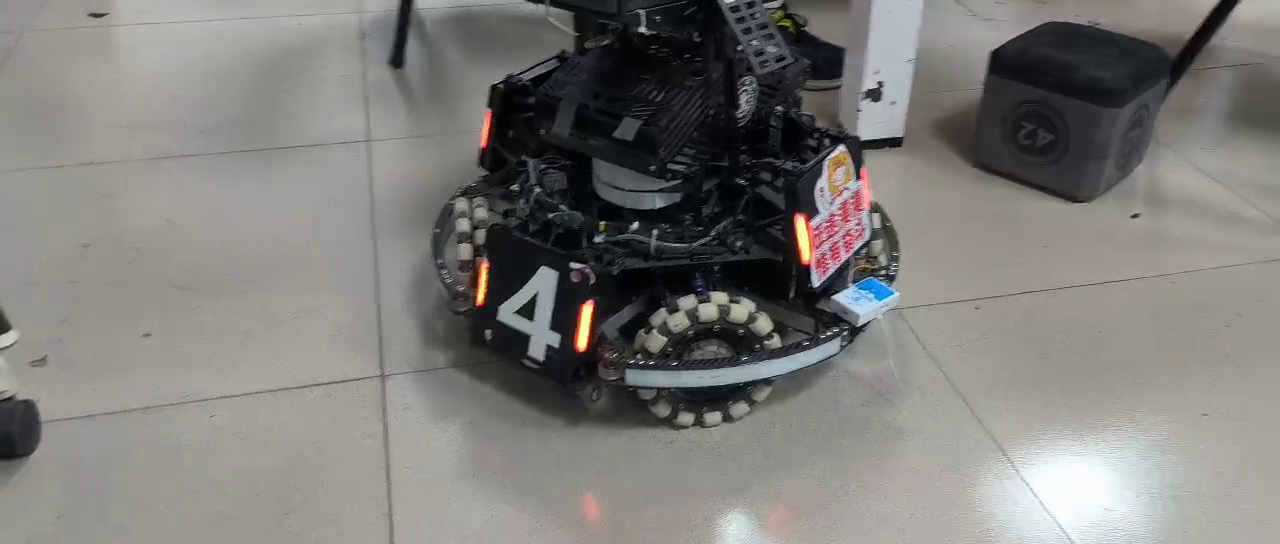
//> input picture frame 19 of RMV04-zhnaghaoyue-2234213949/task_1/images/red.mp4, 1280 x 544 px
$ ./main_self_1   (built with g++ and OpenCV 4)
//> lines starting //> are read from the running program, lines starting //| are printed output that depends on the picture; after the words box and inside, x2 and y2 are one past the last pixel; in counts of white or black regions, pixels touching at a corner belong together
//初版识别
#include <opencv2/opencv.hpp>
#include <iostream>
using namespace cv;
void image_process_gray(Mat&);
void image_process_hsv(Mat&);
void image_process_RBG(Mat& );
int main() {
    // 打开视频文件
    //cv::VideoCapture cap("task/images/blue.mp4");
    cv::VideoCapture cap("../images/red.mp4");

    // 检查视频是否成功打开
    if (!cap.isOpened()) {
        std::cerr << "Error: Cannot open video file!" << std::endl;
        return -1;
    }

    // 循环读取视频帧
    cv::Mat frame;
    while (true) {
        // 从视频中读取一帧
        bool isSuccess = cap.read(frame);
//> frame is the input picture: 544 rows x 1280 cols, CV_8UC3; mean B, G, R 120.3, 123.3, 125.2

        // 如果无法读取，退出循环
        if (!isSuccess) {
            std::cout << "Video has ended or cannot read the frame" << std::endl;
            break;
        }
        image_process_gray(frame);
        // 在窗口中显示当前帧
        //cv::imshow("Video Frame", frame);

        // 等待按键，如果按下 'q' 键退出
        if (cv::waitKey(100) == 'q') {
            break;
        }
    }

    // 释放资源
    cap.release();
    cv::destroyAllWindows();

    return 0;
}


void image_process_gray(Mat& image){
     // 2. 转换为灰度图像
    cv::Mat grayImage;
    cv::cvtColor(image, grayImage, cv::COLOR_BGR2GRAY);

    // 3. 二值化处理
    // 使用固定阈值
    cv::Mat binaryImage;
    double thresholdValue = 190; // 阈值，根据实际情况调整
    cv::threshold(grayImage, binaryImage, thresholdValue, 255, cv::THRESH_BINARY);
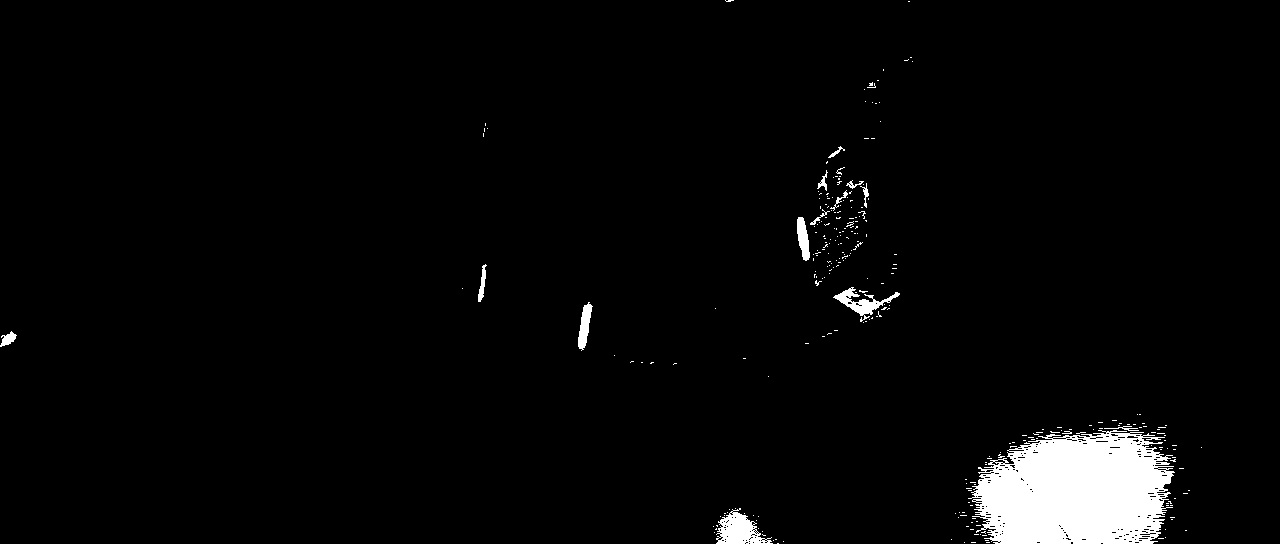
//> binaryImage: 544 rows x 1280 cols, CV_8UC1; 3.2% white; 283 white regions (268 under 20 px), largest, box (x1, y1, x2, y2) and area: (968, 430, 1175, 544) 18095, (716, 508, 773, 544) 1072, (833, 287, 900, 322) 667
    // [30 lines of commented-out code are left out]
    cv::Mat adaptiveBinaryImage;
    cv::adaptiveThreshold(grayImage, adaptiveBinaryImage, 255,
                          cv::ADAPTIVE_THRESH_GAUSSIAN_C,
                          cv::THRESH_BINARY, 11, 2);
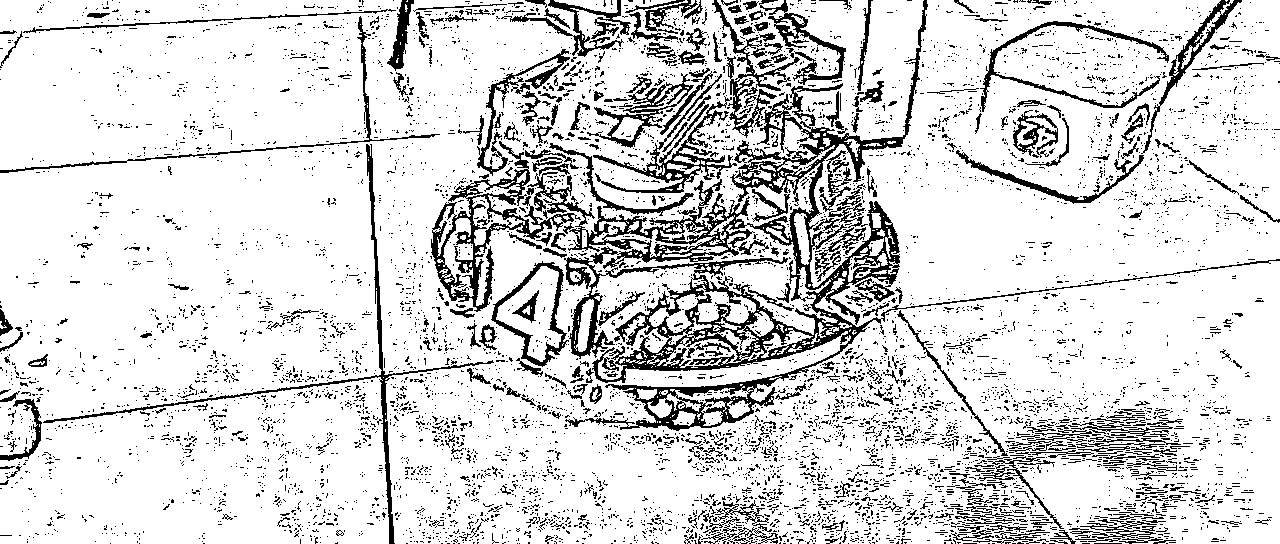
//> adaptiveBinaryImage: 544 rows x 1280 cols, CV_8UC1; 84.8% white; black in thin lines or dots
    //countings_finding
    cv::GaussianBlur(adaptiveBinaryImage, adaptiveBinaryImage, cv::Size(5, 5), 0); // 平滑处理
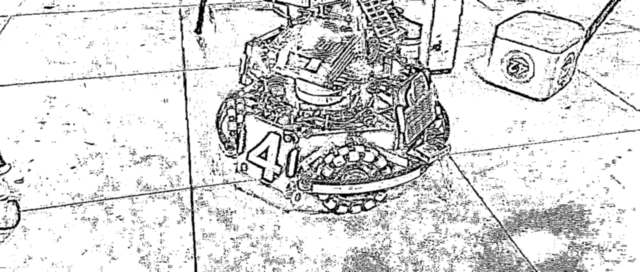
//> adaptiveBinaryImage: 544 rows x 1280 cols, CV_8UC1 (shown at 1/2 size); min 0, max 255, mean 216.3
    cv::Mat edges;

    cv::Canny(adaptiveBinaryImage, edges, 50, 150); // 使用 Canny 边缘检测
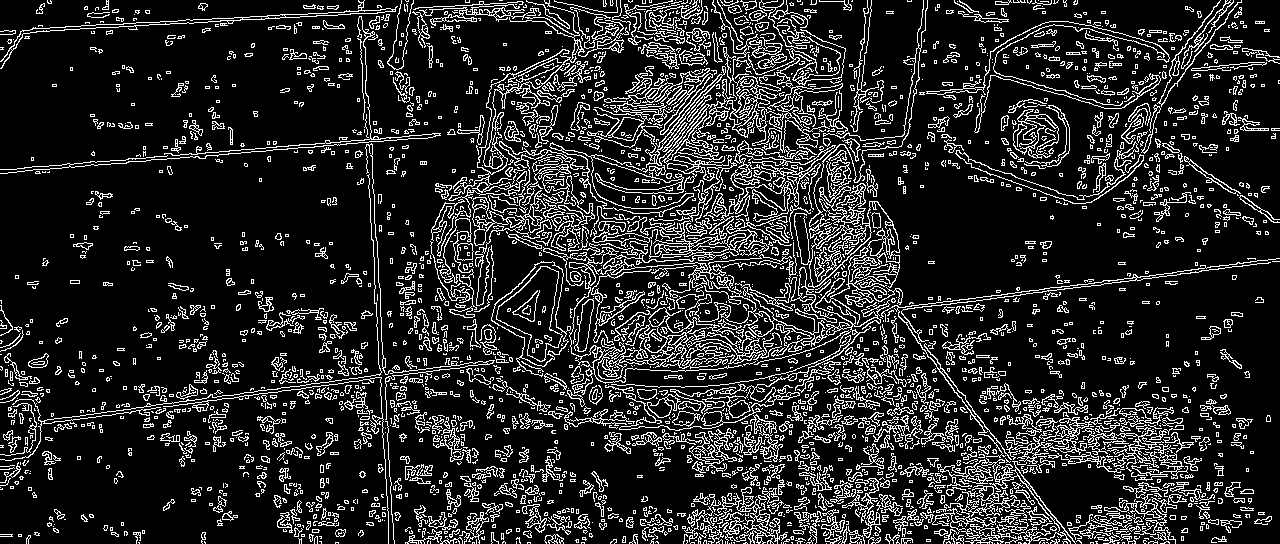
//> edges: 544 rows x 1280 cols, CV_8UC1; 15.6% white in thin lines or dots

    std::vector<std::vector<cv::Point>> contours;
    cv::findContours(edges, contours, cv::RETR_EXTERNAL, cv::CHAIN_APPROX_SIMPLE);
//> contours = 3097 contours, 2538 with area under 20; largest, box (x1, y1, x2, y2) and area: (543, 140, 903, 431) 25292, (587, 0, 846, 229) 8283, (491, 261, 571, 377) 4684, (430, 0, 629, 310) 2957, (472, 190, 558, 254) 1382

    for (const auto& contour : contours) {
       cv::RotatedRect rotatedRect = cv::minAreaRect(contour); // 获取最小外接矩形

        // 计算长宽比
        double width = rotatedRect.size.width;
        double height = rotatedRect.size.height;
        double aspectRatio = std::max(width, height) / std::min(width, height);

        // 过滤条件
        if (aspectRatio > 2.0 && aspectRatio < 5.0 && rotatedRect.size.area() > 100) {
            // 绘制旋转矩形
            cv::Point2f vertices[4];
            rotatedRect.points(vertices);
            for (int i = 0; i < 4; i++) {
                cv::line(adaptiveBinaryImage, vertices[i], vertices[(i + 1) % 4], cv::Scalar(0, 255, 0), 2); // 绿色框
            }
        }
    }
//> this loop made 3097 passes
//> (rotatedRect, width, height, aspectRatio) on passes 8 to 13: (centre (1123, 542.5), size (1, 2), angle -90, 1, 2, 2), (centre (1118, 542.5), size (1, 2), angle -90, 1, 2, 2), (centre (1091.5, 542.5), size (1, 3), angle -90, 1, 3, 3), (centre (1047.1, 542.3), size (0.4, 2.2), angle -63.4, 0.447, 2.24, 5), (centre (1043, 542.5), size (1, 2), angle -90, 1, 2, 2), (centre (1024.5, 542.5), size (1, 3), angle -90, 1, 3, 3)
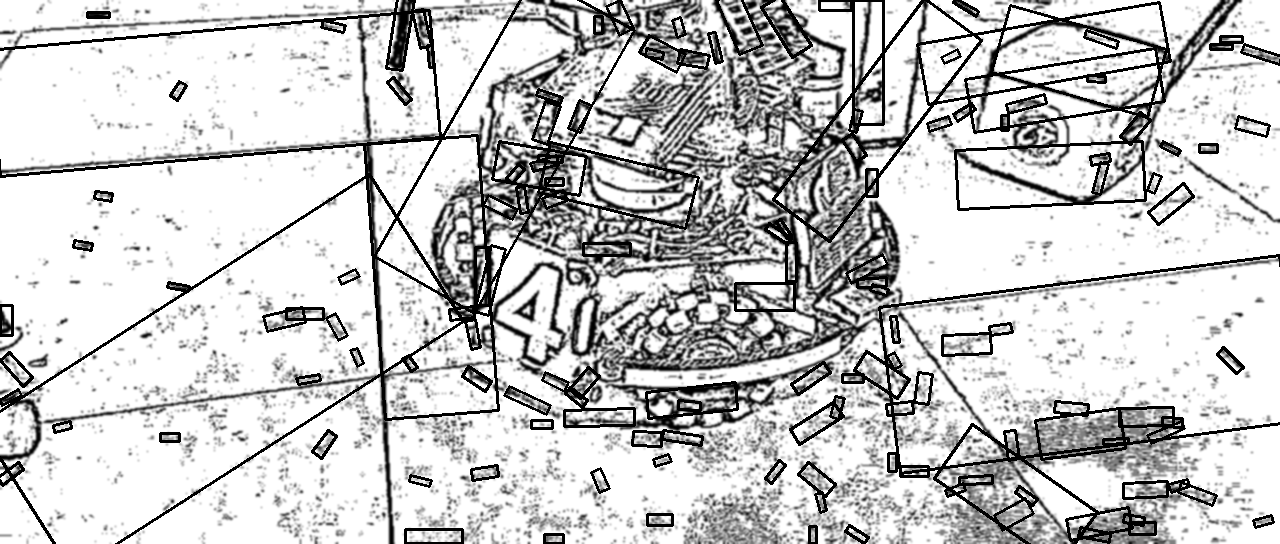
//> adaptiveBinaryImage: 544 rows x 1280 cols, CV_8UC1; 7.81% of pixels changed, all inside (x1, y1, x2, y2) = (0, 0, 1280, 544)
//> the 'q' key is pressed


    // [9 lines of commented-out code are left out]
    cv::imshow("Binary Image (Adaptive Threshold)", adaptiveBinaryImage);
}
// [91 lines left out: functions image_process_hsv, image_process_RBG, not called in this run]

$ run again, starting later in the video
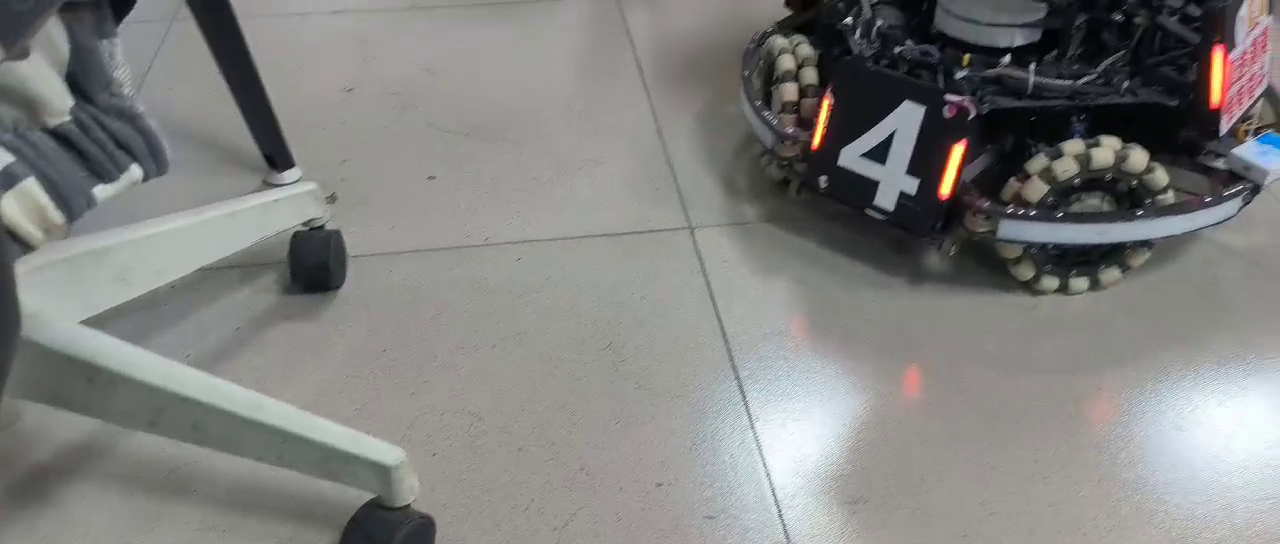
//> input picture frame 89 of RMV04-zhnaghaoyue-2234213949/task_1/images/red.mp4, 1280 x 544 px
//> frame is the input picture: 544 rows x 1280 cols, CV_8UC3; mean B, G, R 127, 128.7, 128.7
//> in image_process_gray, `cv::threshold(grayImage, binaryImage, thresholdValue, 255, cv::THRESH_..`:
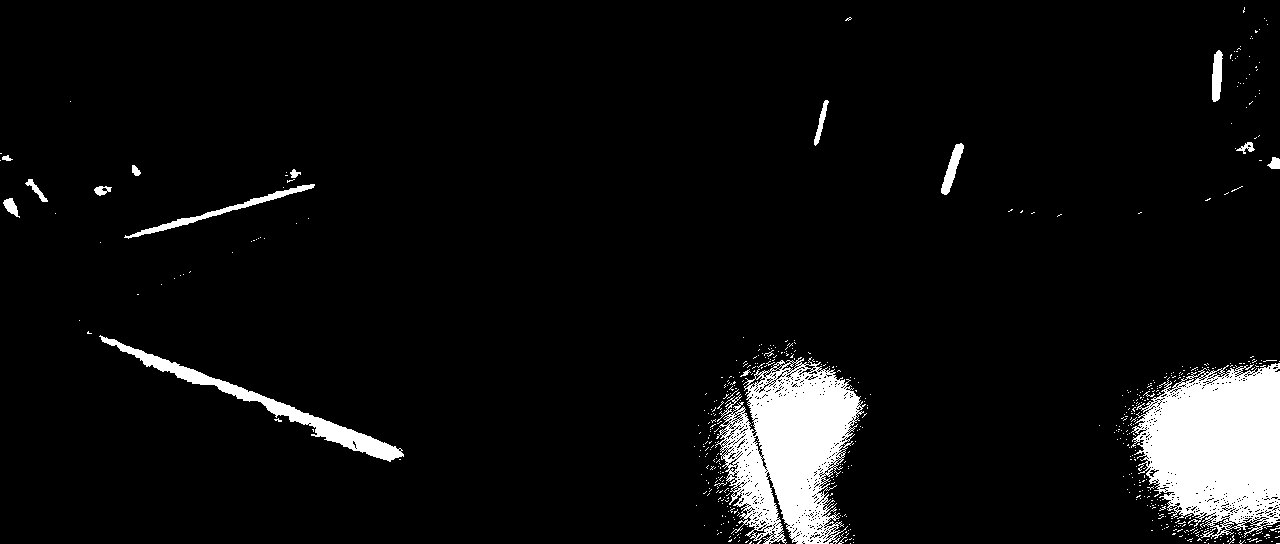
//> binaryImage: 544 rows x 1280 cols, CV_8UC1; 6.2% white; 582 white regions (564 under 20 px), largest, box (x1, y1, x2, y2) and area: (1131, 363, 1280, 539) 18337, (715, 357, 866, 544) 16423, (99, 335, 404, 462) 3824
//> edges: 544 rows x 1280 cols, CV_8UC1; 17.5% white in thin lines or dots
//> contours = 3434 contours, 2811 with area under 20; largest, box (x1, y1, x2, y2) and area: (708, 324, 893, 544) 8201, (995, 177, 1280, 249) 4840, (76, 207, 373, 436) 4684, (931, 0, 1152, 97) 3956, (989, 159, 1134, 220) 2786
//> the loop in image_process_gray, `for (const auto& contour : contours)` made 3434 passes
//> (rotatedRect, width, height, aspectRatio) on passes 9, 10, 11, 12, 14, 16, 18: (centre (1217.5, 542.5), size (1, 3), angle -90, 1, 3, 3), (centre (1115.5, 542.5), size (1, 3), angle -90, 1, 3, 3), (centre (1091.5, 542.5), size (1, 3), angle -90, 1, 3, 3), (centre (1000, 542.5), size (1, 4), angle -90, 1, 4, 4), (centre (822, 542.5), size (1, 2), angle -90, 1, 2, 2), (centre (769, 542.5), size (1, 2), angle -90, 1, 2, 2), (centre (696, 542.5), size (1, 2), angle -90, 1, 2, 2)
//> after the loop in image_process_gray, `for (const auto& contour : contours)`:
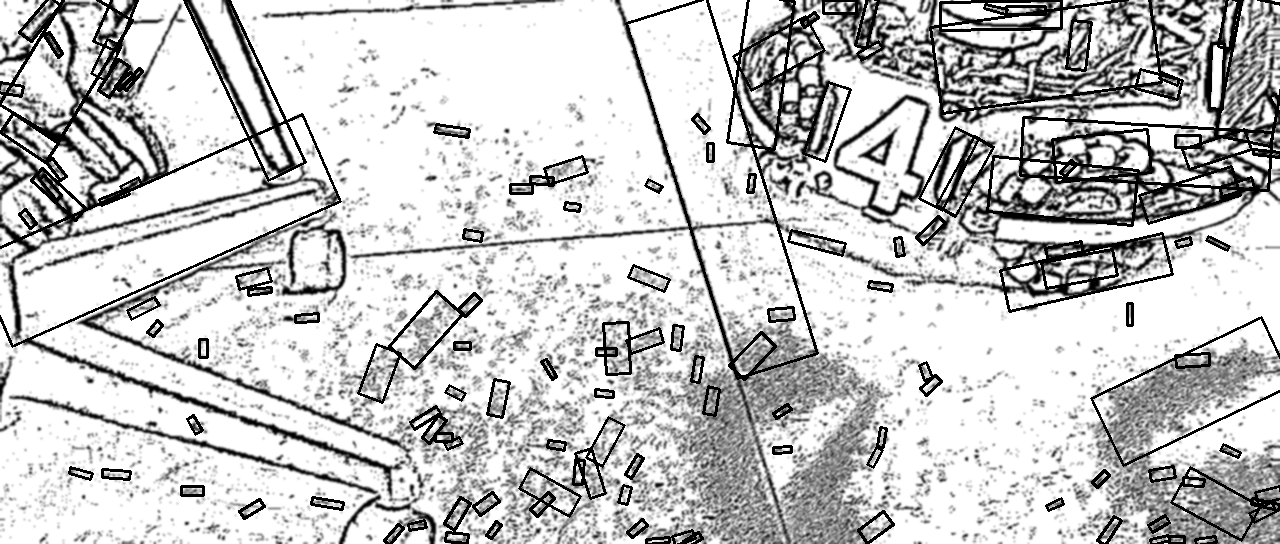
//> adaptiveBinaryImage: 544 rows x 1280 cols, CV_8UC1; min 0, max 255, mean 198

$ run again, starting later in the video
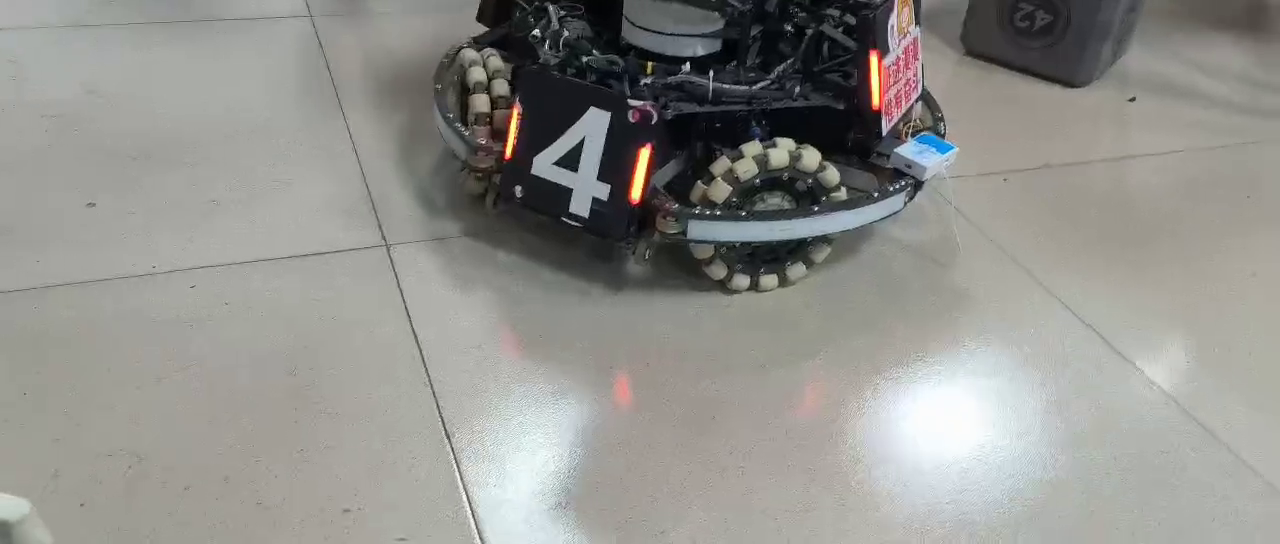
//> input picture frame 158 of RMV04-zhnaghaoyue-2234213949/task_1/images/red.mp4, 1280 x 544 px
//> frame is the input picture: 544 rows x 1280 cols, CV_8UC3; mean B, G, R 140.2, 144.6, 145
//> in image_process_gray, `cv::threshold(grayImage, binaryImage, thresholdValue, 255, cv::THRESH_..`:
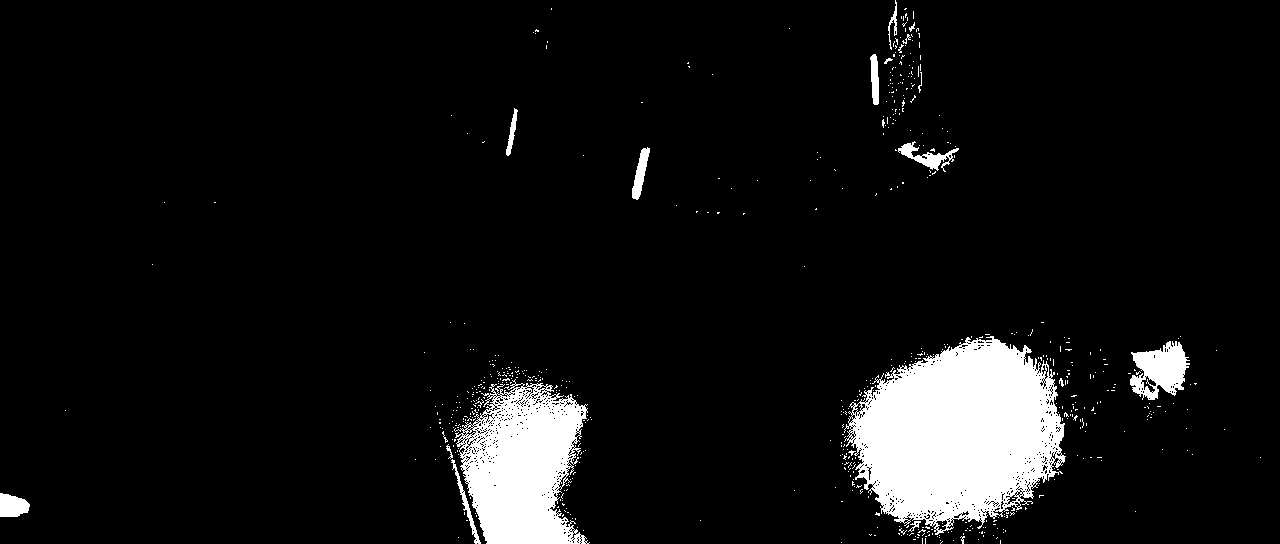
//> binaryImage: 544 rows x 1280 cols, CV_8UC1; 7.2% white; 611 white regions (591 under 20 px), largest, box (x1, y1, x2, y2) and area: (844, 336, 1066, 535) 29274, (454, 379, 590, 544) 14485, (1130, 341, 1190, 400) 2147
//> edges: 544 rows x 1280 cols, CV_8UC1; 14% white in thin lines or dots
//> contours = 2883 contours, 2348 with area under 20; largest, box (x1, y1, x2, y2) and area: (642, 0, 1196, 296) 15652, (616, 0, 834, 125) 4188, (822, 320, 992, 505) 3666, (941, 340, 1066, 544) 3180, (389, 246, 583, 544) 2782
//> the loop in image_process_gray, `for (const auto& contour : contours)` made 2883 passes
//> (rotatedRect, width, height, aspectRatio) on passes 3, 5, 7, 9, 10, 12, 13: (centre (665, 542.5), size (1, 2), angle -90, 1, 2, 2), (centre (1141.5, 542), size (2, 3), angle -90, 2, 3, 1.5), (centre (568, 542), size (2, 4), angle -90, 2, 4, 2), (centre (344.5, 542), size (2, 3), angle -90, 2, 3, 1.5), (centre (1002, 541.5), size (3, 2), angle -90, 3, 2, 1.5), (centre (909, 541.5), size (3, 4), angle -90, 3, 4, 1.33), (centre (838.5, 541.5), size (3, 5), angle -90, 3, 5, 1.67)
//> after the loop in image_process_gray, `for (const auto& contour : contours)`:
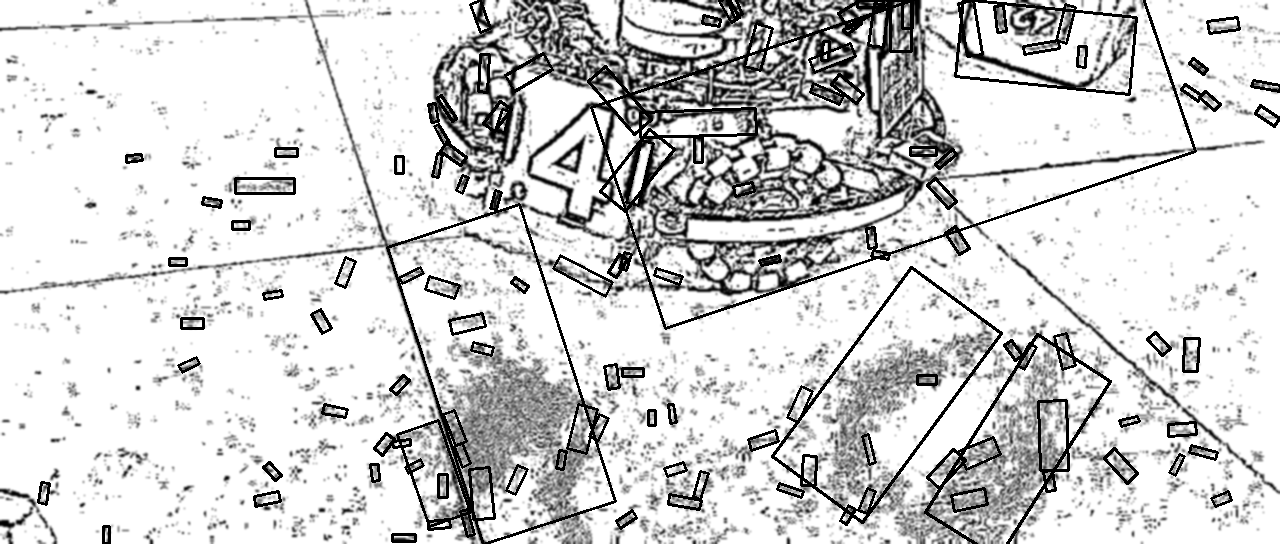
//> adaptiveBinaryImage: 544 rows x 1280 cols, CV_8UC1; min 0, max 255, mean 210.6
